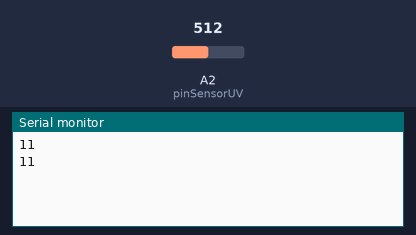
Simulated run of this sketch. Board: Arduino Uno, built with avr-gcc and run on an emulated ATmega328P. Shown: the last lines printed to the serial monitor. Inputs (shaded band) come from the test bench; at power-on: A2 (pinSensorUV) = 512.

Above: at 2.8 s.
2.9 s: A2 (pinSensorUV) set to 217
At 4.5 s:
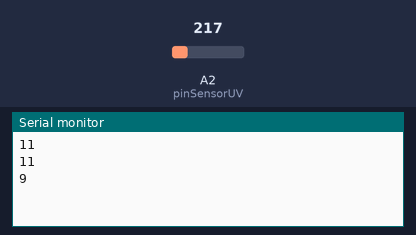
5.6 s: A2 (pinSensorUV) set to 237
At 7.2 s:
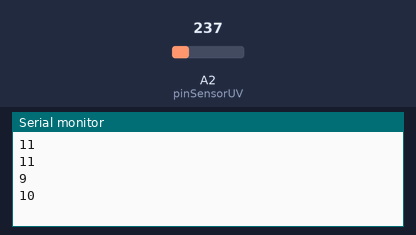
Timing chart, 0 to 8.7 s (numbered marks = the images above; inputs shaded):
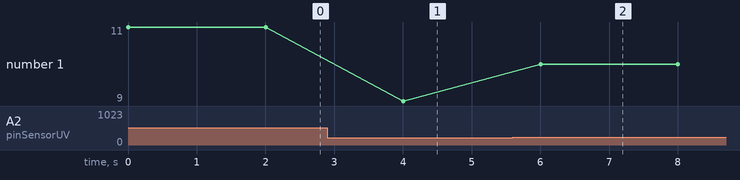

The sketch:

sensor_uv.ino
```cpp
#define   pinSensorUV A2

void measure_UV();

int adc_value = 0,
    UV_index  = 0;

void setup()
{
  Serial.begin(9600);
  pinMode(pinSensorUV, INPUT);
}

void loop()
{

  measure_UV();
  Serial.println(UV_index);


  delay(2000);

}

void measure_UV()
{

    adc_value = analogRead(pinSensorUV);

    int mV = (adc_value * (5.0 / 1023.0)) * 1000;


    //Compara valores da tabela de índice UV
    if(mV > 0 && mV <= 227)   UV_index = 0;

    else if(mV > 227 && mV <= 318)  UV_index = 1;

    else if (mV > 318 && mV <= 408) UV_index = 2;

    else if (mV > 408 && mV <= 503) UV_index = 3;

    else if (mV > 503 && mV <= 606) UV_index = 4;

    else if (mV > 606 && mV <= 696) UV_index = 5;

    else if (mV > 696 && mV <= 795) UV_index = 6;

    else if (mV > 795 && mV <= 881) UV_index = 7;

    else if (mV > 881 && mV <= 976) UV_index = 8;

    else if (mV > 976 && mV <= 1079) UV_index = 9;

    else if (mV > 1079 && mV <= 1170) UV_index = 10;

    else if (mV > 1170) UV_index = 11;


}
```

Measured:
- after the input at 2.9 s, the serial monitor: prints a new line after 1.1 s (image 1)
- after the input at 5.6 s, the serial monitor: prints a new line after 0.40 s (image 2)
- plotted number 1: 11 → 9 after the input at 2.9 s, 9 → 10 after the input at 5.6 s
